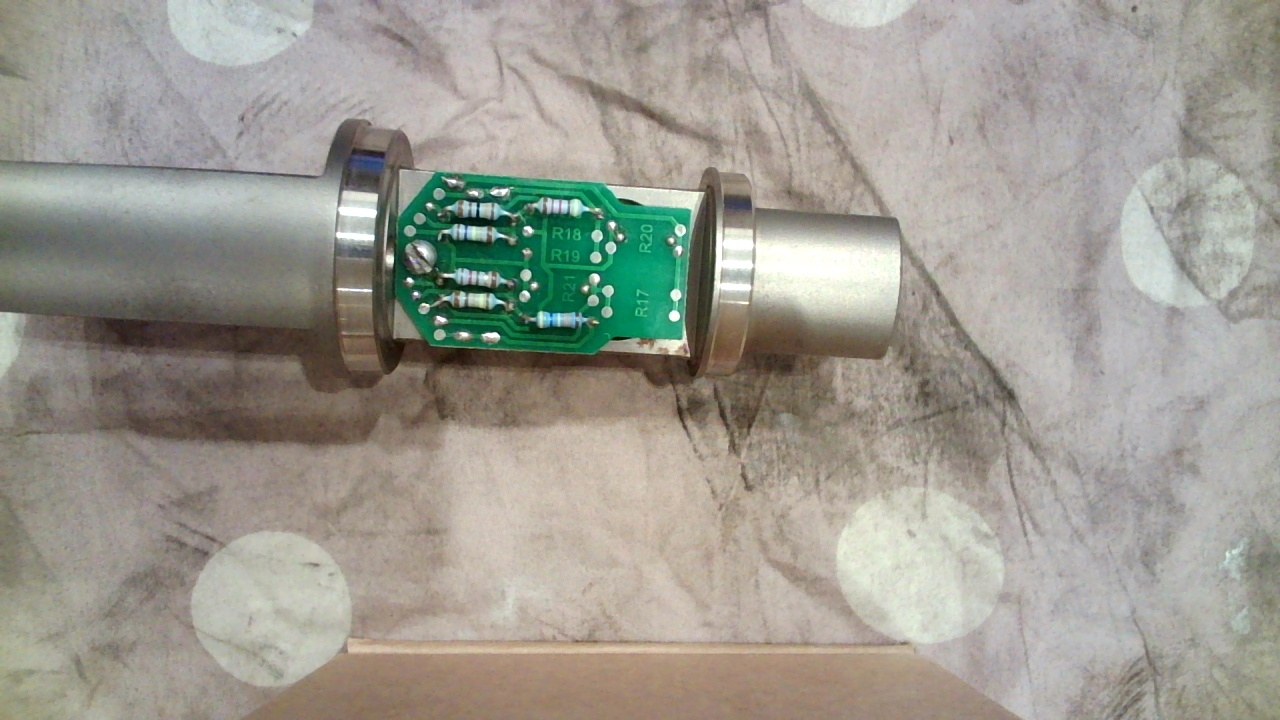
#> input picture scheme_photos/waka.jpg, 1280 x 720 px, found by its file name
$ python dev_v0.4.py
#> lines starting #> are read from the running program, lines starting #| are printed output that depends on the picture; after the words box and inside, x2 and y2 are one past the last pixel; in counts of white or black regions, pixels touching at a corner belong together
### Finders/finders.py
import cv2
from sklearn.decomposition import PCA
import copy
import math
import numpy as np


class SchemeFinderError(ValueError):
    """Ошибка обработки изображения"""
    pass


def open_image(filename):
    img = cv2.imread(filename)
    return img


# [10 lines left out: function viewImage, not called in this run]


def BGR2HSV(BGR_image):
    HSV_image = cv2.cvtColor(BGR_image, cv2.COLOR_BGR2HSV)
    return HSV_image


# [16 lines left out: function get_range, not called in this run]


def find_greatest_contour(contours):
    largest_area = 0
    largest_contour_index = -1
    i = 0
    total_contours = len(contours)

    while (i < total_contours):
        area = cv2.contourArea(contours[i])

        if (area > largest_area):
            largest_area = area
            largest_contour_index = i

        i += 1

    return largest_area, largest_contour_index


# [14 lines left out: function find_contours_by_area, not called in this run]


def get_square_matrix(matrix, dtype="uint8"):
    # Дополняем до квадратного изображения
    if matrix.shape[0] != matrix.shape[1]:
        z = None
        if matrix.shape[0] > matrix.shape[1]:
            z = np.zeros((matrix.shape[0], matrix.shape[0]-matrix.shape[1]),
                         dtype)
            matrix = np.hstack((matrix, z))
        else:
            z = np.zeros((matrix.shape[1]-matrix.shape[0], matrix.shape[1]),
                         dtype)
            matrix = np.vstack((matrix, z))

    return matrix


def clear_white(img):
    # mask1 - фильтрует засветы, затемняя их
    mask1 = cv2.inRange(
        img, np.array([0, 0, 250]), np.array([180, 10, 256])
    )
    img[mask1 > 0] = ([0, 0, 0])
    return img


def get_rectangle(contours, contour_index):
    x, y, w, h = cv2.boundingRect(
        contours[contour_index]
    )
    return x, y, w, h


# [15 lines left out: function draw_resistors, not called in this run]


class SchemeFinder():

    def __init__(self, filename, image=None, rotation=True,
                 k_DELTA=0.005, filtration=True):
#> called with filename = 'waka.jpg', rotation = True, k_DELTA = 0.005, filtration = True
        self.rotation = rotation
        self.original_img = None
        self.filtration = filtration

        if image is None:
            self.filename = filename
            img = open_image(self.filename)
#> in open_image, img is the input picture: shape (720, 1280, 3); mean B, G, R 145.5, 155, 157.3
            self.original_img = copy.deepcopy(img)
        else:
            img = image
            self.original_img = copy.deepcopy(img)

        if img is None:
            raise SchemeFinderError(
                """При создании обработчика отсутствует изображение схемы. """
                """Не работает камера или путь до изображения неверный""")

        # Высчитываем погрешность DELTA для последующего использования
        self.DELTA = (img.shape[0] + img.shape[1])/2. * k_DELTA
#> in clear_white, `mask1 = cv2.inRange( img, np.array([0, 0, 250]), np.array([180, 10, 25..`:
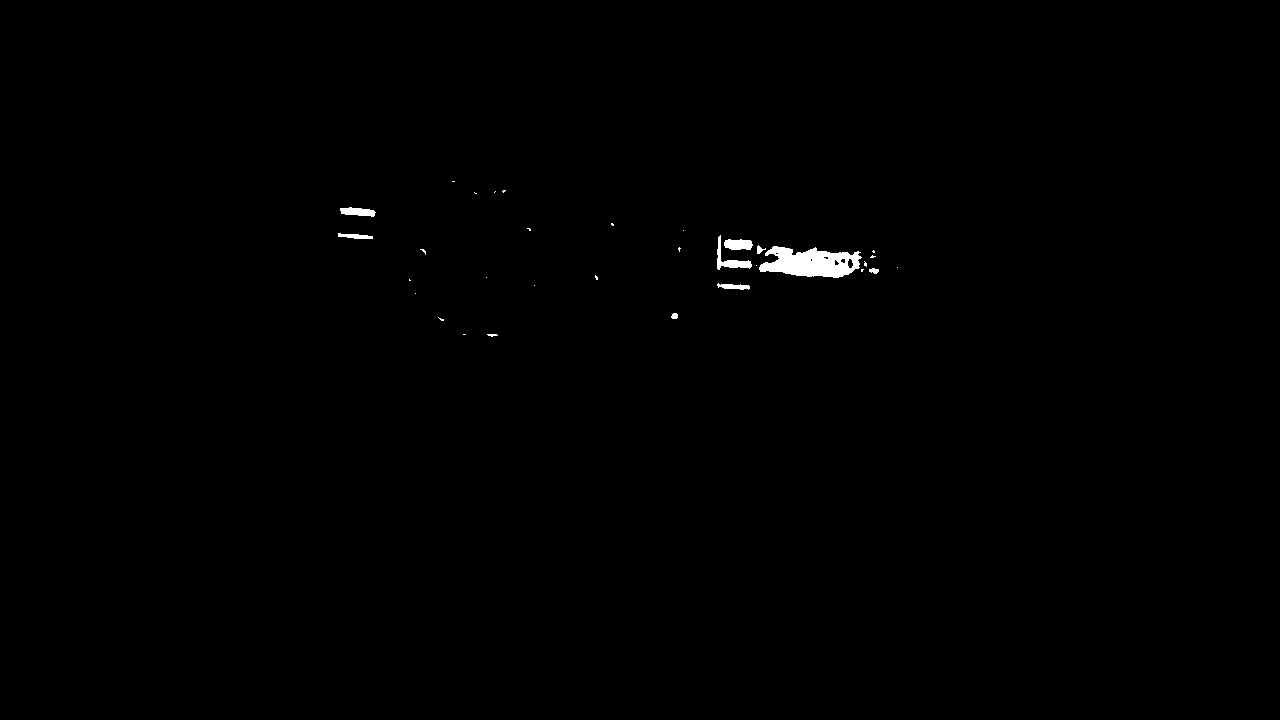
#> mask1: shape (720, 1280); 0.38% white; 32 white regions (22 under 20 px), largest, box (x1, y1, x2, y2) and area: (759, 246, 862, 278) 2143, (717, 235, 752, 270) 328, (724, 239, 753, 250) 263
        self.image = img
        self.contour_img = None
        self.contours = None
        self.largest_contour_index = None

    def filter(self, image):
        if self.filtration:
            # Приминение фильтров удаляющих артефакты камеры
            image = cv2.medianBlur(self.image, 3)
            image = cv2.GaussianBlur(self.image, (3, 3), 0)

        return image

    # [10 lines left out: function show_image, not called in this run]

    def to_HSV(self, image):
        image = cv2.cvtColor(image, cv2.COLOR_BGR2HSV)

        return image

    def to_gray(self, image):
        RGB_again = cv2.cvtColor(image, cv2.COLOR_HSV2RGB)
        image = cv2.cvtColor(RGB_again, cv2.COLOR_RGB2GRAY)
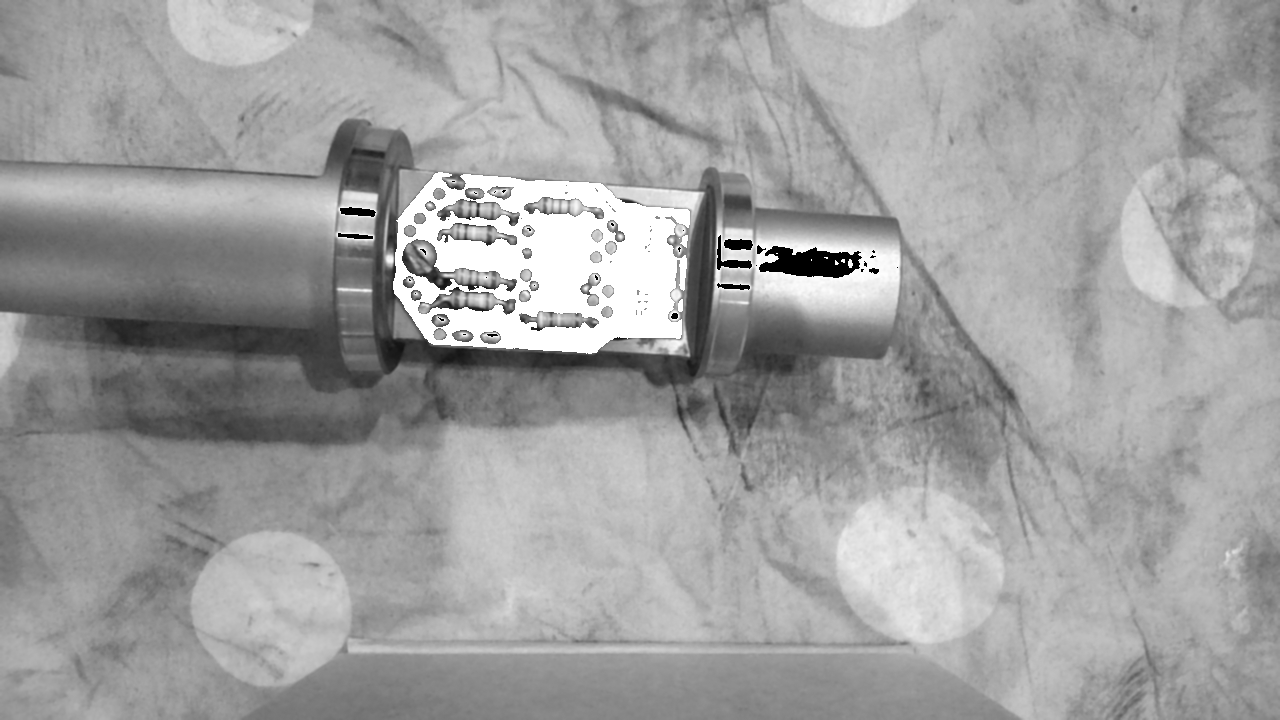
#> image: shape (720, 1280); min 0, max 255, mean 159.5

        return image

    def print_point(self, x, y):
        print(self.image[[y], [x]])

    def paint_scheme(self, image, manual=False,
                     green_low=None, green_high=None):
        if green_low is None or green_high is None:
            green_low, green_high = get_range(manual)

        mask2 = cv2.inRange(image, green_low, green_high)
        image[mask2 > 0] = ([179, 0, 255])

        return image

    def threshold(self, image):
        ret, threshold = cv2.threshold(image, 254, 255, cv2.THRESH_BINARY)

        return threshold

    def closing(self, image, ky=2.5, kx=2.5):
        # Заполнение пробелов
#> called with ky = 2.5, kx = 2.5
        kernel = np.ones((int(ky*self.DELTA), int(kx*self.DELTA)), np.uint8)

        return cv2.morphologyEx(image, cv2.MORPH_CLOSE, kernel)
#> returned value: shape (720, 1280); 4.3% white; 1 white region, box (x1, y1, x2, y2) and area: (394, 173, 691, 355) 39357

    def opening(self, image, ky=1., kx=1.):
        # Устранение артефактов
#> called with ky = 1, kx = 1
        kernel = np.ones((int(ky*self.DELTA), int(kx*self.DELTA)), np.uint8)

        return cv2.morphologyEx(image, cv2.MORPH_OPEN, kernel)
#> returned value: shape (720, 1280); 4.3% white; 1 white region, box (x1, y1, x2, y2) and area: (394, 173, 691, 355) 39343

    def contouring(self, image):
        self.contours, hierarchy = cv2.findContours(
            image, cv2.RETR_EXTERNAL, cv2.CHAIN_APPROX_SIMPLE
        )

        if self.original_img is None:
            self.contour_img = open_image(self.filename)
        else:
            self.contour_img = copy.deepcopy(self.original_img)
        if self.M is not None:
            self.contour_img = cv2.warpAffine(
                self.contour_img, self.M, (self.cols, self.rows)
            )
        contour_image = cv2.drawContours(
            self.contour_img, self.contours, -1, (0, 0, 255), -1)
        largest_area, self.largest_contour_index = find_greatest_contour(
            self.contours
        )
        """
        pprint.pprint("Макс площадь: {}".format(largest_area))
        pprint.pprint("Индекс контура: {}".format(self.largest_contour_index))
        pprint.pprint("Кол-во контуров: {}".format(len(self.contours)))
        """
        if largest_area > 0.95 * self.image.shape[0] * self.image.shape[1]:
            self.DELTA = 0

        return contour_image

    # [22 lines left out: functions find_center, show_contour_image, not called in this run]

    def get_rotation_angle(self, img):
        sqr_image = get_square_matrix(img, dtype="uint8")
        sqr_image = cv2.resize(sqr_image, (256, 256))
        # Устранение артефактов
        kernel = np.ones((2, 2), np.uint8)
        sqr_image = cv2.morphologyEx(sqr_image, cv2.MORPH_OPEN, kernel)
        """viewImage(
            'Квадратная матрица для метода главных компонент', sqr_image
        )"""

        x = []
        y = []
        for j in np.arange(0, sqr_image.shape[1]):
            for i in np.arange(0, sqr_image.shape[0]):
                if sqr_image[[i], [j]] >= 50:
                    x.append(j)
                    y.append(i)
        X = np.vstack((x, y))

        pca = PCA(n_components=1)
        pca.fit_transform(np.transpose(X))
        # print('Mean vector: ', pca.mean_)
        # print('Projection: ', pca.components_)
        vec = np.zeros((2))
        sign = 1.
        if pca.components_[[0], [0]] < 0:
            sign = -1.
        vec[0] = sign * pca.components_[[0], [0]]
        vec[1] = sign * pca.components_[[0], [1]]
        # print(vec)

        rotation_angle = -math.acos(vec.dot(np.array([1., 0])))
        if vec[1] >= 0:
            rotation_angle = -1. * rotation_angle
        rotation_angle = rotation_angle * 180. / math.pi
        # print(rotation_angle)
        return rotation_angle

    def rotate(self, image):
        # Поворот изображения в направлении вектора максимальной дисперсии
        rotation_angle = self.get_rotation_angle(image)
#> in get_rotation_angle, `sqr_image = cv2.morphologyEx(sqr_image, cv2.MORPH_OPEN, kernel)`:
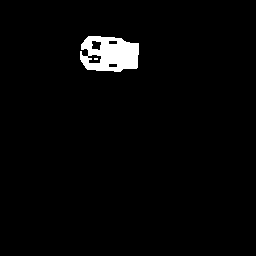
#> sqr_image: shape (256, 256); 2.4% white; 2 white regions (1 under 20 px)
#> rotation_angle = 4.22
        rows, cols = image.shape
        # cols-1 and rows-1 are the coordinate limits
        M = cv2.getRotationMatrix2D(((cols-1)/2., (rows-1)/2.),
                                    rotation_angle, 1)
#> M = [[0.997, 0.0735, -24.7], [-0.0735, 0.997, 47.99]]
        image = cv2.warpAffine(image, M, (cols, rows))
        # self.show_image('Повернутая матрица после метода главных компонент')

        return M, image

    def draw_rect(self, M):
        image = copy.deepcopy(self.original_img)
        x, y, w, h = get_rectangle(
            self.contours, self.largest_contour_index
        )

        if M is not None:
            self.M = M
            self.rows, self.cols, _ = image.shape
            image = cv2.warpAffine(image, M, (self.cols, self.rows))

        # print('x -', x, 'y -', y, 'w -', w, 'h -', h)

        res1 = y-int(self.DELTA*h/w)//2
        res2 = x-int(self.DELTA*w/h)//2
        if res1 < 0.:
            res1 = 0
        if res2 < 0.:
            res2 = 0

        cropped_scheme = image[
            res1: y+h+int(self.DELTA*h/w)//2+1,
            res2: x+w+int(self.DELTA*w/h)//2+1,
            :
        ]

        detected_scheme = cv2.rectangle(
            image,
            (x-int(self.DELTA*w/h)//2, y-int(self.DELTA*h/w)//2),
            (x+w+int(self.DELTA*w/h)//2, y+h+int(self.DELTA*h/w)//2),
            (0, 255, 0),
            2
        )

        return cropped_scheme, detected_scheme

    # [38 lines left out: function crop_scheme, not called in this run]

    def get_original_image(self):
        if self.filtration:
            self.original_img = self.filter(self.original_img)

        return self.original_img

    def get_HSV_image(self, image):
        return self.to_HSV(image)


class ResistorsFinder():

    def __init__(self, cropped_scheme):
        self.scheme_img = cropped_scheme
        # Высчитывание относительной погрешности DELTA
        self.DELTA = (cropped_scheme.shape[0] + cropped_scheme.shape[1])/2.  \
            * 0.005
        self.contour_img = None
        self.contours = None
        self.largest_contour_index = None

    def to_HSV(self, image):
        hsv_img = cv2.cvtColor(image, cv2.COLOR_BGR2HSV)
        return hsv_img

    def paint_resistors(self, hsv_scheme, resistor_low, resistor_high):
        mask2 = cv2.inRange(hsv_scheme, resistor_low, resistor_high)
        res_img = copy.deepcopy(hsv_scheme)
        res_img[mask2 > 0] = ([179, 0, 255])
        # viewImage("Наложение маски на плату", hsv_scheme)  # 10

        return res_img

    def to_gray(self, hsv_image):
        RGB_again = cv2.cvtColor(hsv_image, cv2.COLOR_HSV2RGB)
        gray_img = cv2.cvtColor(RGB_again, cv2.COLOR_RGB2GRAY)
        # viewImage("HSV в RGB и в серые оттенки", self.gray_img)  # 11

        return gray_img

    def threshold(self, gray_img):
        ret, threshold = cv2.threshold(
            gray_img, 254, 255, cv2.THRESH_BINARY
        )
        # viewImage("Пороговая обработка", threshold)  # 12

        return threshold

    def closing(self, image, kx=3.5, ky=3.5):
        # Заполнение пробелов
        kernel = np.ones((int(ky*self.DELTA), int(kx*self.DELTA)), np.uint8)
        res_img = cv2.morphologyEx(
            image, cv2.MORPH_CLOSE, kernel
        )
        # viewImage("Заполнение пробелов", res_img)  # 13

        return res_img

    def opening(self, image, kx=2., ky=2.):
        # Устранение артефактов
        kernel = np.ones((int(ky*self.DELTA), int(kx*self.DELTA)), np.uint8)
        res_img = cv2.morphologyEx(
            image, cv2.MORPH_OPEN, kernel
        )
        # viewImage("Устранение артефактов", res_img)  # 14

        return res_img

    # [70 lines left out: functions contouring, draw_rects, find_centers, find_resistors, not called in this run]

### старые версии ПО/dev_v0.4.py
import cv2
# import pprint
from Finders.finders import SchemeFinder, ResistorsFinder
from Finders.finders import clear_white, draw_resistors
import copy
import numpy as np


def open_image(filename):
    img = cv2.imread(filename)
    return img


def viewImage(name, image):
    cv2.namedWindow(name, cv2.WINDOW_NORMAL)
    cv2.resizeWindow(name, 1000, 1000)
    cv2.imshow(name, image)

    while(True):
        if cv2.waitKey(1) & 0xFF == ord('q'):
            break

    cv2.destroyAllWindows()


if __name__ == "__main__":
    filename = 'waka.jpg'

    k_DELTA = 0.005
    sf = SchemeFinder(filename, rotation=True,
                      k_DELTA=k_DELTA, filtration=True)

    # 1 Экран исходника
    orig_scheme_img = sf.get_original_image()

    # 2 HSV
    hsv_scheme_img = sf.get_HSV_image(orig_scheme_img)
    clear_scheme_image = clear_white(hsv_scheme_img)

    green_low = np.array([70, 120, 20], dtype="uint8")
    green_high = np.array([90, 255, 180], dtype="uint8")

    # 3 Закрашенная схемка
    painted_scheme = sf.paint_scheme(
        clear_scheme_image,
        green_low=green_low, green_high=green_high,
        manual=False)

    gray_scheme = sf.to_gray(image=painted_scheme)
    threshold_scheme = sf.threshold(image=gray_scheme)

    # 4_1 Закрашивание
    closing_scheme = sf.closing(image=threshold_scheme, kx=2.5, ky=2.5)
    # 4_2 Устранение шумов
    opening_scheme = sf.opening(image=closing_scheme, kx=1., ky=1.)

    M = None
    rotated_scheme = None

    if sf.rotation:
        M, rotated_scheme = sf.rotate(opening_scheme)
#> M = [[0.997, 0.0735, -24.7], [-0.0735, 0.997, 47.99]]
    else:
        rotated_scheme = copy.deepcopy(opening_scheme)

    if M is not None:
        sf.M = M
#> sf.M = [[0.997, 0.0735, -24.7], [-0.0735, 0.997, 47.99]]
        sf.rows, sf.cols = opening_scheme.shape

    # 5 Контурирование
    contoured_scheme = sf.contouring(rotated_scheme)
#> in contouring, `self.contours, hierarchy = cv2.findContours( image, cv2.RETR_EXTERNAL,..`: self.contours = 1 contour; box (x1, y1, x2, y2) and area: (388, 187, 682, 362) 44850
#> in contouring, `contour_image = cv2.drawContours( self.contour_img, self.contours, -1,..`:
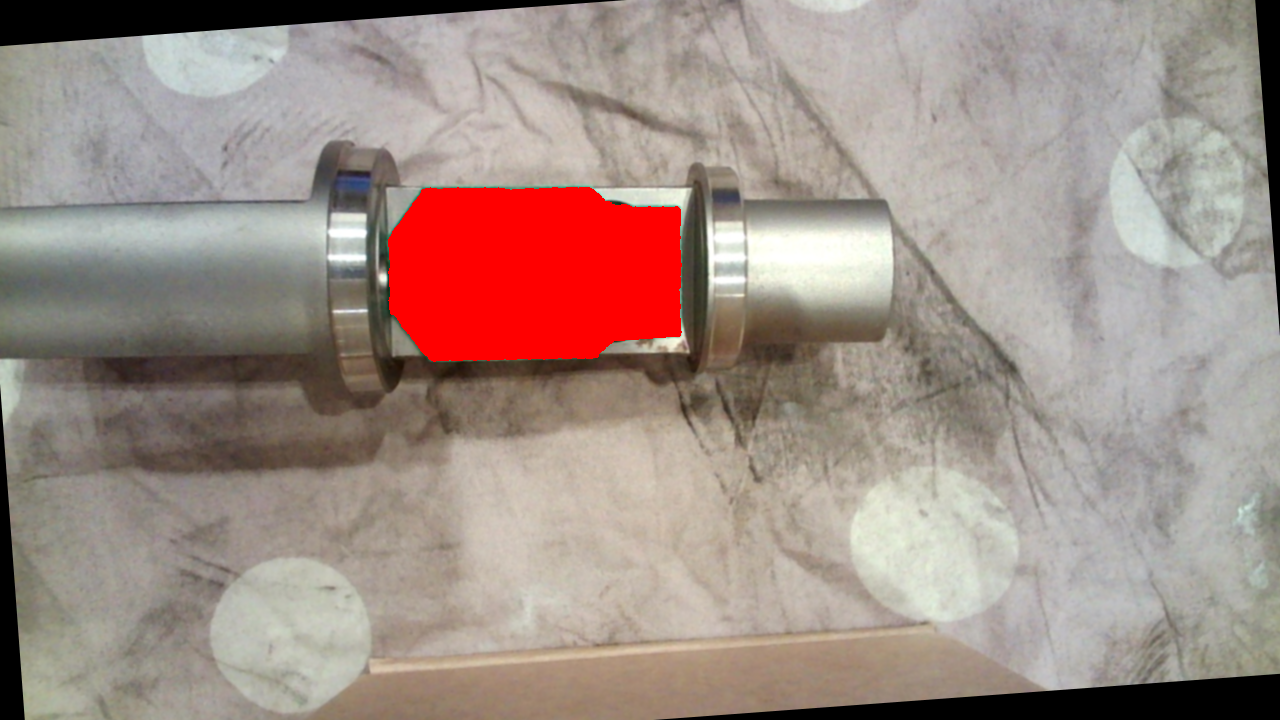
#> contour_image: shape (720, 1280, 3); mean B, G, R 135.2, 142.8, 161.2
#> in find_greatest_contour, `total_contours = len(contours)`: total_contours = 1
#> the loop in find_greatest_contour, `while (i < total_contours):` made 1 pass
#> (area, largest_area, largest_contour_index, i) on pass 1: (44849.5, 44849.5, 0, 1)
#> after the loop in find_greatest_contour, `while (i < total_contours):`: largest_area = 44849.5; largest_contour_index = 0
#> in contouring, `largest_area, self.largest_contour_index = find_greatest_contour( self..`: largest_area = 44849.5; self.largest_contour_index = 0

    # 6 Результат
    cropped_scheme, detected_scheme = sf.draw_rect(M)
#> in get_rectangle, `x, y, w, h = cv2.boundingRect( contours[contour_index] )`: x = 388; y = 187; w = 294; h = 175
#> in draw_rect, `x, y, w, h = get_rectangle( self.contours, self.largest_contour_index )`: x = 388; y = 187; w = 294; h = 175
#> in draw_rect, `res1 = y-int(self.DELTA*h/w)//2`: res1 = 186
#> in draw_rect, `res2 = x-int(self.DELTA*w/h)//2`: res2 = 384
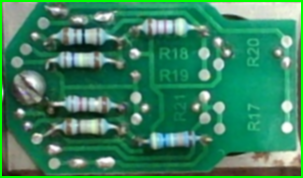
#> cropped_scheme: shape (178, 303, 3); mean B, G, R 95.9, 131.4, 56.7
    viewImage('Cropped', cropped_scheme)
#> (key q is pressed here)

    # Поиск резисторов на схемке
    rf = ResistorsFinder(cropped_scheme)

    hsv_resistors_img = rf.to_HSV(cropped_scheme)

    print(hsv_resistors_img[138][168])
#| [ 97 115 233]
    resistors_clear_img = clear_white(hsv_resistors_img)

    resistor_low = np.array([83, 21, 170], dtype="uint8")
    resistor_high = np.array([105, 85, 240], dtype="uint8")
    painted_resistors_img = rf.paint_resistors(
        hsv_resistors_img,
        resistor_low=resistor_low, resistor_high=resistor_high
    )

    gray_resistors_scheme = rf.to_gray(painted_resistors_img)
#> in to_gray, `gray_img = cv2.cvtColor(RGB_again, cv2.COLOR_RGB2GRAY)`:
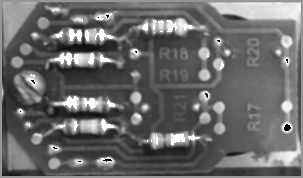
#> gray_img: shape (178, 303); min 0, max 255, mean 106.1
    threshold_resistors_scheme = rf.threshold(gray_resistors_scheme)
    closing_resistors_scheme = rf.closing(
        threshold_resistors_scheme, kx=3.5, ky=3.5)
    opening_resistors_scheme = rf.opening(
        closing_resistors_scheme, kx=2., ky=2.)
#> in opening, `res_img = cv2.morphologyEx( image, cv2.MORPH_OPEN, kernel )`:
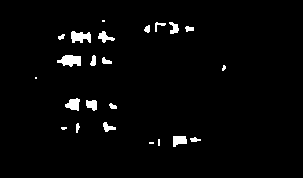
#> res_img: shape (178, 303); 2.5% white; 23 white regions (6 under 20 px), largest, box (x1, y1, x2, y2) and area: (57, 55, 81, 67) 201, (71, 31, 91, 43) 174, (65, 98, 80, 111) 130
    viewImage('Обнаруженные резисторы v2', opening_resistors_scheme)
#> (key Esc is pressed here)
    viewImage('Cropped', cropped_scheme)

    # Ширина резистора
    w = 10
    # Высота резистора
    h = 10

    # Перерисовка резисторов
    """res_img = draw_resistors(
        cropped_scheme, detected_resistors_centers, w, h
    )
    viewImage('Обнаруженные резисторы v2', res_img)
    """
    cv2.destroyAllWindows()
